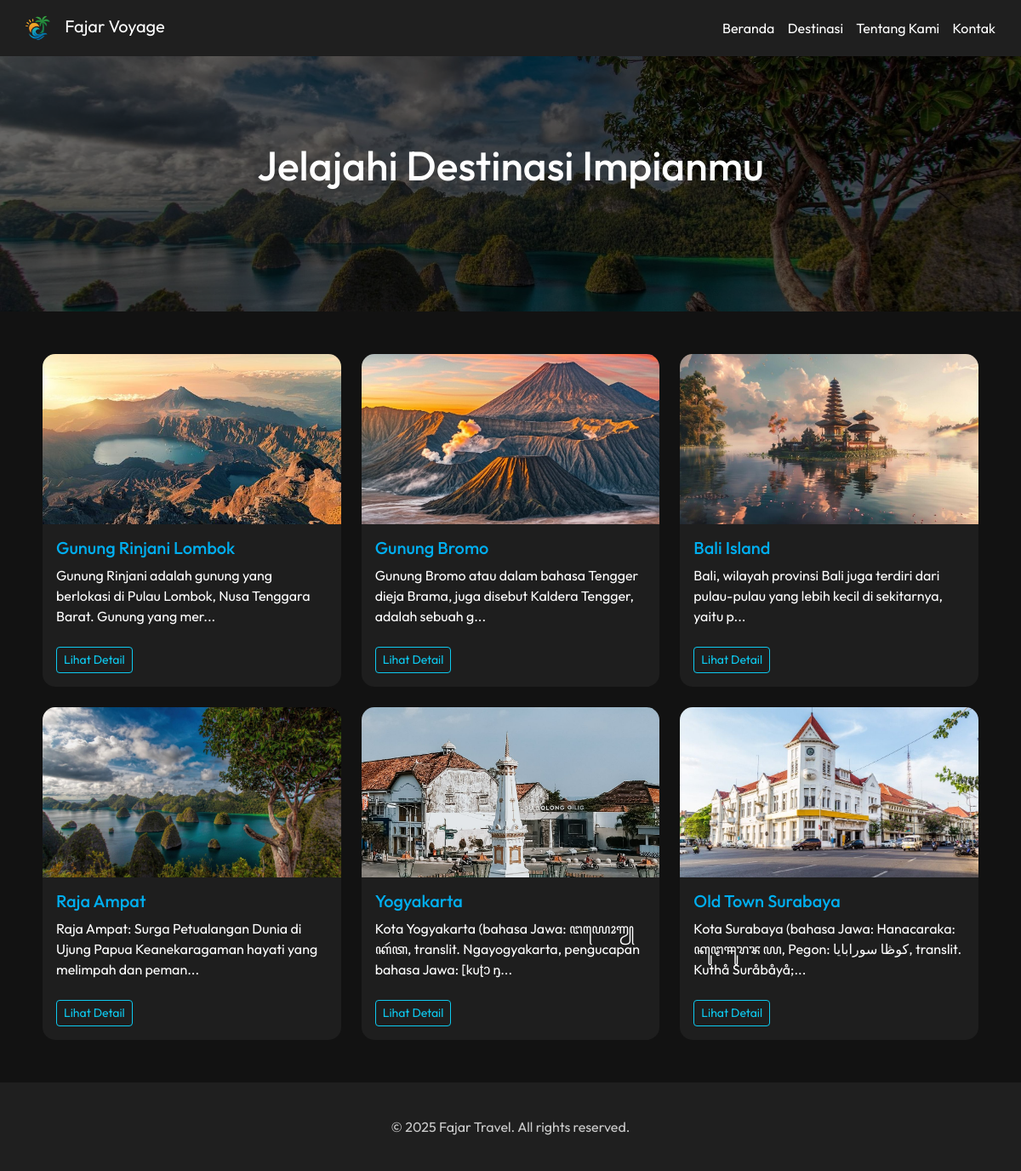
The page /destinasi.php on the database its author committed.
### tables this page shows
CREATE TABLE `destinations` (
  `id` int NOT NULL AUTO_INCREMENT,
  `name` varchar(255) DEFAULT NULL,
  `description` text,
  `image_path` varchar(255) DEFAULT NULL,
  `location` varchar(255) DEFAULT NULL,
  `price` int DEFAULT NULL,
  PRIMARY KEY (`id`)
);

### destinasi.php (the view, shortened to what this page needs)
<?php
include 'includes/db.php';
?>
<!DOCTYPE html>
<html lang="id">
<head>
    <link href="https://cdn.jsdelivr.net/npm/bootstrap@5.3.0/dist/css/bootstrap.min.css" rel="stylesheet">
</head>
<body>
    <nav class="navbar navbar-expand-lg px-4">
        <a class="navbar-brand text-white" href="logout.php">
            <img src="img/logopw.png" alt="Logo" style="height: 40px;" class="me-2">
            Fajar Voyage
        </a>
        <div class="ms-auto">
            <a class="nav-link d-inline" href="dashboard.php">Beranda</a>
            <a class="nav-link d-inline" href="destinasi.php">Destinasi</a>
            <a class="nav-link d-inline" href="about.html">Tentang Kami</a>
            <a class="nav-link d-inline" href="kontak.php">Kontak</a>
        </div>
    </nav>
    <div class="hero text-white">
        <h1>Jelajahi Destinasi Impianmu</h1>
    </div>
    <div class="container container-destinations">
        <div class="row g-4">
            <?php
            $query = "SELECT * FROM destinations";
            $result = $conn->query($query);
            if ($result && $result->num_rows > 0) {
                while ($row = $result->fetch_assoc()) {
    echo '
        <div class="col-md-4">
            <div class="card card-destination">
                <img src="img/destinations/' . htmlspecialchars($row['image_path']) . '" class="card-img-top" alt="' . htmlspecialchars($row['name']) . '">
                <div class="card-body">
                    <h5 class="card-title">' . htmlspecialchars($row['name']) . '</h5>
                    <p class="card-text">' . mb_strimwidth(htmlspecialchars($row['description']), 0, 100, '...') . '</p>
                    <button class="btn btn-sm btn-outline-info mt-2" data-bs-toggle="modal" data-bs-target="#destModal' . $row['id'] . '">Lihat Detail</button>
                </div>
            </div>
        </div>
        <div class="modal fade" id="destModal' . $row['id'] . '" tabindex="-1" aria-labelledby="destModalLabel' . $row['id'] . '" aria-hidden="true">
          <div class="modal-dialog modal-dialog-centered modal-lg">
            <div class="modal-content bg-dark text-white">
              <div class="modal-header">
                <h5 class="modal-title" id="destModalLabel' . $row['id'] . '">' . htmlspecialchars($row['name']) . '</h5>
                <button type="button" class="btn-close btn-close-white" data-bs-dismiss="modal" aria-label="Close"></button>
              </div>
              <div class="modal-body">
                <img src="img/destinations/' . htmlspecialchars($row['image_path']) . '" class="img-fluid rounded mb-3" alt="' . htmlspecialchars($row['name']) . '">
                <p>' . nl2br(htmlspecialchars($row['description'])) . '</p>
             <a href="booking.php?dest_id=' . $row['id'] . '" class="btn btn-success mt-3">Booking Sekarang</a>
        </div>
    </div>
    </div>
    </div>
    ';
    }
    } else {
    echo '<p class="text-center">Belum ada data destinasi.</p>';
    }
    ?>
        </div>
    </div>
    <div class="footer">
        &copy; <?= date('Y'); ?> Fajar Travel. All rights reserved.
    </div>
</body>
</html>

### destinasi.php (style rules this page uses)
body { font-family: 'Outfit', sans-serif; background-color: #121212; color: white; }
.navbar { background-color: #1f1f1f; }
.nav-link { color: #fff !important; padding: 6px; }
.hero { background: url('img/loginhome.jpg') center center/cover no-repeat; height: 300px; position: relative; }
.hero::before { content: ""; background-color: rgba(0, 0, 0, 0.6); position: absolute; inset: 0; }
.hero h1 { position: relative; z-index: 2; padding-top: 100px; text-align: center; font-size: 3rem; }
.container-destinations { padding: 50px 20px; }
.card-destination { background-color: #1e1e1e; border: none; border-radius: 15px; overflow: hidden; transition: transform 0.3s ease; }
.card-destination img { height: 200px; object-fit: cover; }
.card-body h5 { color: #00aeef; }
.footer { background-color: #1f1f1f; color: #ccc; padding: 40px 20px; text-align: center; }
p { margin-top: 0; margin-bottom: 1rem; color: #fff; }

### rows shown on the page
destinations: image_path (picture), name "Gunung Rinjani Lombok", description "Gunung Rinjani adalah gunung yang berlokasi di Pulau Lombok, Nusa Tenggara Barat. Gunung yang mer..."
destinations: image_path (picture), name "Gunung Bromo", description "Gunung Bromo atau dalam bahasa Tengger dieja Brama, juga disebut Kaldera Tengger, adalah sebuah g..."
destinations: image_path (picture), name "Bali Island", description "Bali, wilayah provinsi Bali juga terdiri dari pulau-pulau yang lebih kecil di sekitarnya, yaitu p..."
destinations: image_path (picture), name "Raja Ampat", description "Raja Ampat: Surga Petualangan Dunia di Ujung Papua Keanekaragaman hayati yang melimpah dan peman..."
destinations: image_path (picture), name "Yogyakarta", description "Kota Yogyakarta (bahasa Jawa: ꦔꦪꦺꦴꦒꦾꦏꦂꦠ, translit. Ngayogyakarta, pengucapan bahasa Jawa: [kuʈɔ ŋ..."
destinations: image_path (picture), name "Old Town Surabaya", description "Kota Surabaya (bahasa Jawa: Hanacaraka: ꦏꦸꦛꦯꦸꦫꦨꦪ, Pegon: كوڟا سورابايا, translit. Kuthå Suråbåyå;..."
